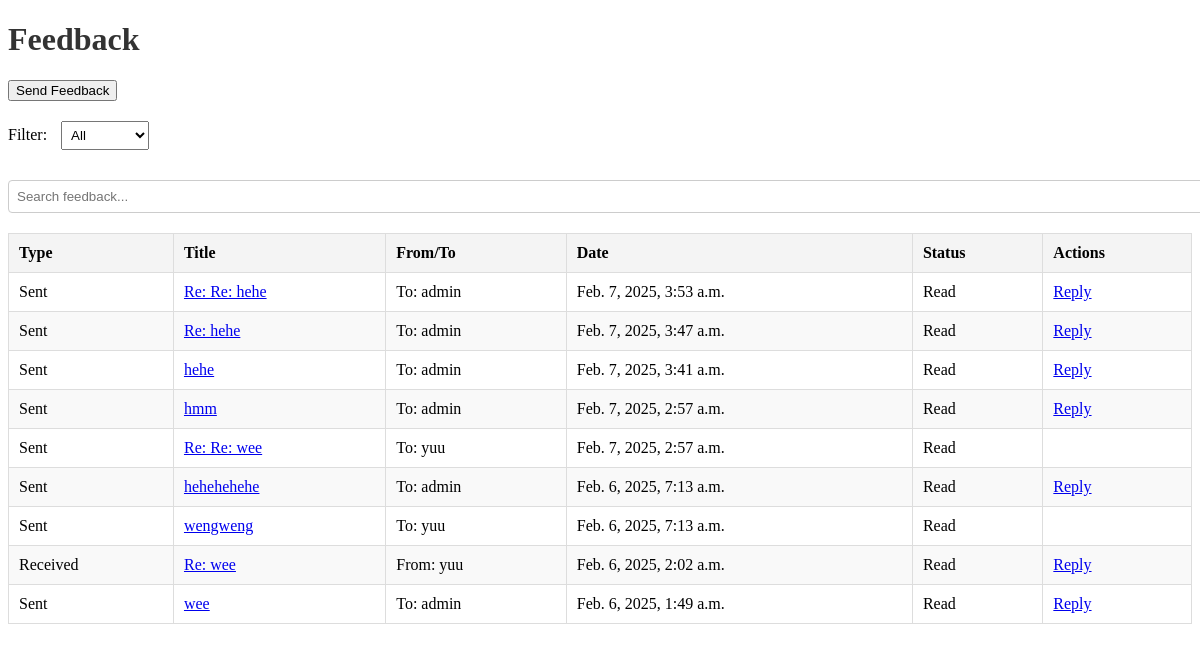
Page /feedbacks/ (signed in) on the earlier database version.
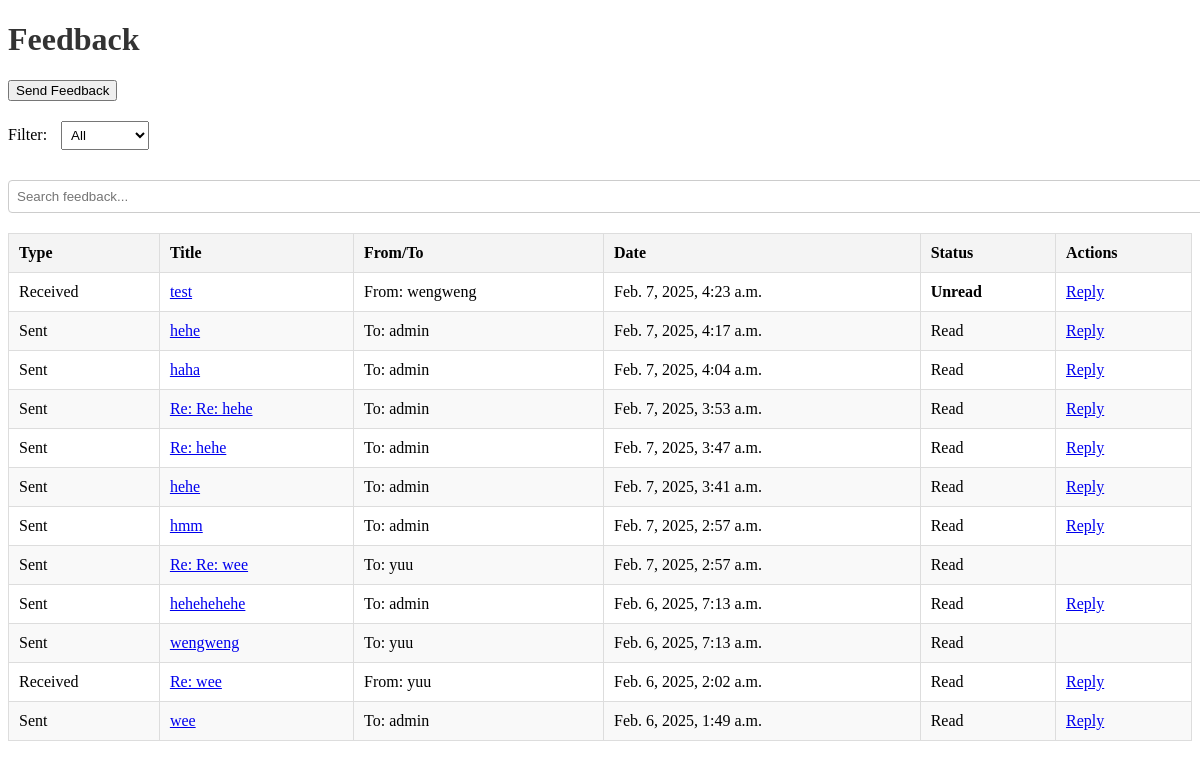
Same page on the later database version.
### feedbacks/models.py (models this page shows, shortened)
class Feedback(models.Model):
    CATEGORY_CHOICES = [
        ('system/application', 'System/Application'),
        ('aid_programs', 'Aid Programs'),
    ]
    sender = models.ForeignKey(settings.AUTH_USER_MODEL, related_name='sent_feedbacks', on_delete=models.CASCADE)
    receiver = models.ForeignKey(settings.AUTH_USER_MODEL, related_name='received_feedbacks', on_delete=models.CASCADE)
    title = models.CharField(max_length=255)
    message = models.TextField()
    category = models.CharField(max_length=20, choices=CATEGORY_CHOICES)
    attachment = models.FileField(upload_to='feedback_attachments/', blank=True, null=True)
    is_read = models.BooleanField(default=False)  # Track if the feedback is read
    created_at = models.DateTimeField(auto_now_add=True)
    updated_at = models.DateTimeField(auto_now=True)
    class Meta:
        db_table = 'feedback'

### users/models.py (models this page shows, shortened)
class Account(AbstractUser):
    ROLE_LIST = [
        ('student', 'Student'),
        ('officer', 'Aid Officer'),
        ('funder', 'Funder'),
        ('administrator', 'Administrator'),
    ]
    role = models.CharField(max_length=13, choices=ROLE_LIST)
    study_program = models.CharField(max_length=100, blank=True, null=True)  # only for Students
    years_of_study = models.IntegerField(blank=True, null=True)
    gpa = models.FloatField(blank=True, null=True)
    organization_name = models.CharField(max_length=255, blank=True, null=True)
    is_approved = models.BooleanField(default=False)
    phone_number = models.CharField(max_length=15, blank=True, null=True)
    created_at = models.DateTimeField(default=now)
    updated_at = models.DateTimeField(auto_now=True)
    class Meta:
        db_table = 'users_masterlist'

### feedbacks/views.py (the view, shortened to what this page needs)
# urls.py: path('', views.feedback_view, name='feedback_view'),
@login_required
def feedback_view(request):
    tab = request.GET.get('tab', 'received')
    feedback_id = request.GET.get('id')
    all_feedbacks = Feedback.objects.filter(
        Q(sender=request.user) | Q(receiver=request.user)
    ).order_by('-created_at')
    feedback_list = []
    for feedback in all_feedbacks:
        feedback_data = {
            'feedback': feedback,
            'type': 'Sent' if feedback.sender == request.user else 'Received',
        }
        feedback_list.append(feedback_data)
    return render(request, 'feedbacks/feedback.html', {
        'tab': tab,
        'feedback_list': feedback_list,
    })

### feedbacks/templates/feedbacks/feedback.html (shortened to what this page needs)
<!DOCTYPE html>
<html lang="en">
<head>
</head>
<body>
    <h1>Feedback</h1>
    <div class="actions">
        <button onclick="openModal('send-feedback')">Send Feedback</button>
    </div>
    <div class="filters">
        <label for="filter-dropdown">Filter:</label>
        <select id="filter-dropdown" onchange="filterFeedback(this.value)">
            <option value="all">All</option>
        </select>
    </div>
    <div class="search-bar">
        <input type="text" id="search-input" placeholder="Search feedback..." onkeyup="filterFeedback()">
    </div>
    <table id="feedback-table">
        <thead>
            <tr>
                <th>Type</th>
                <th>Title</th>
                <th>From/To</th>
                <th>Date</th>
                <th>Status</th>
                <th>Actions</th>
            </tr>
        </thead>
        <tbody>
            {% for item in feedback_list %}
                <tr class="feedback-row {% if item.type == 'Sent' %}sent{% else %}received{% endif %}">
                    <td>{{ item.type }}</td>
                    <td>
                        <a href="#" onclick="showFeedbackContent('{{ item.feedback.id }}', '{{ item.feedback.title|escapejs }}', '{{ item.feedback.message|escapejs }}')">{{ item.feedback.title }}</a>
                    </td>
                    <td>
                        {% if item.type == 'Sent' %}
                            To: {{ item.feedback.receiver.username }}
                        {% else %}
                            From: {{ item.feedback.sender.username }}
                        {% endif %}
                    </td>
                    <td>{{ item.feedback.created_at }}</td>
                    <td id="status-{{item.feedback.id}}">
                        {% if not item.feedback.is_read and item.feedback.receiver == request.user %}
                            <strong>Unread</strong>
                        {% else %}
                            Read
                        {% endif %}
                    </td>
                    <td>
                        {% if item.feedback.receiver == request.user %}
                            <a href="#" onclick="openReplyModal({{ item.feedback.id }})">Reply</a>
                        {% endif %}
                    </td>
                </tr>
            {% empty %}
                <tr>
                    <td colspan="6">No feedback available.</td>
                </tr>
            {% endfor %}
        </tbody>
    </table>
</body>
</html>

Differences in the rows shown:
added Feedback: type "Received", feedback "test", feedback.sender.username "wengweng", feedback.created_at "Feb. 7, 2025, 4:23 a.m.", is_read "Unread"
added Feedback: type "Sent", feedback "hehe", feedback.receiver.username "admin", feedback.created_at "Feb. 7, 2025, 4:17 a.m.", is_read "Read"
added Feedback: type "Sent", feedback "haha", feedback.receiver.username "admin", feedback.created_at "Feb. 7, 2025, 4:04 a.m.", is_read "Read"
